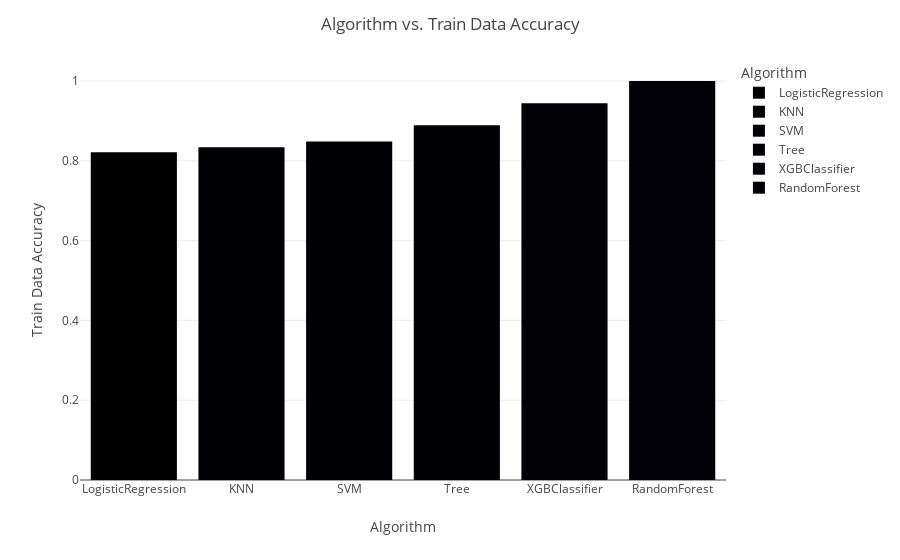

The code cell stored with this chart in its notebook:
### Code cell
fig = px.bar(score_df, x='Algorithm', y='Train Data Accuracy', hover_data=['Algorithm', 'Train Data Accuracy'], color='Algorithm')
fig.update_layout(title='Algorithm vs. Train Data Accuracy', xaxis_title='Algorithm', yaxis_title='Train Data Accuracy' )
fig.show()

### Figure 1 — Plotly figure (JSON) as saved in the notebook; plotly's stock layout.template omitted (floating-point values rounded to 4 significant figures)
{"data": [{"alignmentgroup": "True", "hovertemplate": "Algorithm=%{x}<br>Train Data Accuracy=%{y}<extra></extra>", "legendgroup": "LogisticRegression", "marker": {"color": "#000001", "pattern": {"shape": ""}}, "name": "LogisticRegression", "offsetgroup": "LogisticRegression", "orientation": "v", "showlegend": true, "textposition": "auto", "type": "bar", "x": ["LogisticRegression"], "xaxis": "x", "y": [0.8214], "yaxis": "y"}, {"alignmentgroup": "True", "hovertemplate": "Algorithm=%{x}<br>Train Data Accuracy=%{y}<extra></extra>", "legendgroup": "KNN", "marker": {"color": "#000002", "pattern": {"shape": ""}}, "name": "KNN", "offsetgroup": "KNN", "orientation": "v", "showlegend": true, "textposition": "auto", "type": "bar", "x": ["KNN"], "xaxis": "x", "y": [0.8339], "yaxis": "y"}, {"alignmentgroup": "True", "hovertemplate": "Algorithm=%{x}<br>Train Data Accuracy=%{y}<extra></extra>", "legendgroup": "SVM", "marker": {"color": "#000003", "pattern": {"shape": ""}}, "name": "SVM", "offsetgroup": "SVM", "orientation": "v", "showlegend": true, "textposition": "auto", "type": "bar", "x": ["SVM"], "xaxis": "x", "y": [0.8482], "yaxis": "y"}, {"alignmentgroup": "True", "hovertemplate": "Algorithm=%{x}<br>Train Data Accuracy=%{y}<extra></extra>", "legendgroup": "Tree", "marker": {"color": "#000004", "pattern": {"shape": ""}}, "name": "Tree", "offsetgroup": "Tree", "orientation": "v", "showlegend": true, "textposition": "auto", "type": "bar", "x": ["Tree"], "xaxis": "x", "y": [0.8893], "yaxis": "y"}, {"alignmentgroup": "True", "hovertemplate": "Algorithm=%{x}<br>Train Data Accuracy=%{y}<extra></extra>", "legendgroup": "XGBClassifier", "marker": {"color": "#000005", "pattern": {"shape": ""}}, "name": "XGBClassifier", "offsetgroup": "XGBClassifier", "orientation": "v", "showlegend": true, "textposition": "auto", "type": "bar", "x": ["XGBClassifier"], "xaxis": "x", "y": [0.9444], "yaxis": "y"}, {"alignmentgroup": "True", "hovertemplate": "Algorithm=%{x}<br>Train Data Accuracy=%{y}<extra></extra>", "legendgroup": "RandomForest", "marker": {"color": "#000006", "pattern": {"shape": ""}}, "name": "RandomForest", "offsetgroup": "RandomForest", "orientation": "v", "showlegend": true, "textposition": "auto", "type": "bar", "x": ["RandomForest"], "xaxis": "x", "y": [1], "yaxis": "y"}], "layout": {"barmode": "relative", "legend": {"title": {"text": "Algorithm"}, "tracegroupgap": 0}, "margin": {"t": 60}, "title": {"text": "Algorithm vs. Train Data Accuracy"}, "xaxis": {"anchor": "y", "categoryarray": ["LogisticRegression", "KNN", "SVM", "Tree", "XGBClassifier", "RandomForest"], "categoryorder": "array", "domain": [0, 1], "title": {"text": "Algorithm"}}, "yaxis": {"anchor": "x", "domain": [0, 1], "title": {"text": "Train Data Accuracy"}}}}
